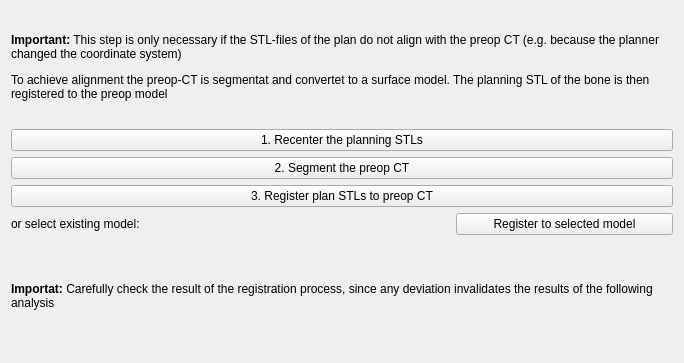
     <widget class="QWidget" name="pageAlignPlanToPreop">
      <property name="geometry">
       <rect>
        <x>0</x>
        <y>0</y>
        <width>684</width>
        <height>363</height>
       </rect>
      </property>
      <attribute name="label">
       <string>2.a Optional: Register plan to preop CT</string>
      </attribute>
      <layout class="QVBoxLayout" name="verticalLayout_8">
       <item>
        <widget class="QLabel" name="label_6">
         <property name="text">
          <string>&lt;p&gt;&lt;b&gt;Important:&lt;/b&gt; This step is only necessary if the STL-files of the plan do not align with the preop CT (e.g. because the planner changed the coordinate system)&lt;/p&gt;
&lt;p&gt;To achieve alignment the preop-CT is segmentat and convertet to a surface model. The planning STL of the bone is then registered to the preop model&lt;/p&gt;</string>
         </property>
         <property name="wordWrap">
          <bool>true</bool>
         </property>
        </widget>
       </item>
       <item>
        <widget class="QPushButton" name="recenterPlanSTLsButton">
         <property name="text">
          <string>1. Recenter the planning STLs</string>
         </property>
        </widget>
       </item>
       <item>
        <widget class="QPushButton" name="segmentPreopCTButton">
         <property name="text">
          <string>2. Segment the preop CT</string>
         </property>
        </widget>
       </item>
       <item>
        <widget class="QPushButton" name="registerPlanToPreopButton">
         <property name="text">
          <string>3. Register plan STLs to preop CT</string>
         </property>
        </widget>
       </item>
       <item>
        <layout class="QHBoxLayout" name="hLayoutExistingPreopModel">
         <item>
          <widget class="QLabel" name="labelOrUseExistingPreopModel">
           <property name="text">
            <string>or select existing model:</string>
           </property>
          </widget>
         </item>
         <item>
          <widget class="qMRMLNodeComboBox" name="preopModelSelector">
           <property name="nodeTypes">
            <stringlist>
             <string>vtkMRMLModelNode</string>
            </stringlist>
           </property>
           <property name="noneEnabled">
            <bool>true</bool>
           </property>
           <property name="addEnabled">
            <bool>false</bool>
           </property>
           <property name="removeEnabled">
            <bool>false</bool>
           </property>
          </widget>
         </item>
         <item>
          <widget class="QPushButton" name="registerToSelectedModelButton">
           <property name="text">
            <string>Register to selected model</string>
           </property>
          </widget>
         </item>
        </layout>
       </item>
       <item>
        <widget class="QLabel" name="label_7">
         <property name="text">
          <string>&lt;p&gt;&lt;b&gt;Importat:&lt;/b&gt; Carefully check the result of the registration process, since any deviation invalidates the results of the following analysis&lt;/p&gt;</string>
         </property>
         <property name="wordWrap">
          <bool>true</bool>
         </property>
        </widget>
       </item>
      </layout>
     </widget>
